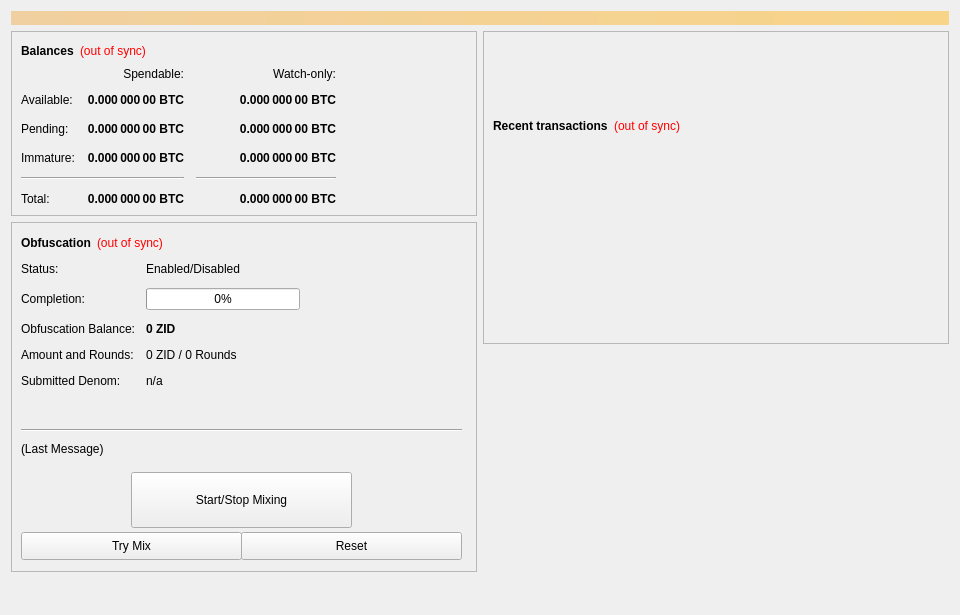
<?xml version="1.0" encoding="UTF-8"?>
<ui version="4.0">
 <class>OverviewPage</class>
 <widget class="QWidget" name="OverviewPage">
  <property name="geometry">
   <rect>
    <x>0</x>
    <y>0</y>
    <width>960</width>
    <height>615</height>
   </rect>
  </property>
  <property name="minimumSize">
   <size>
    <width>960</width>
    <height>0</height>
   </size>
  </property>
  <property name="windowTitle">
   <string>Form</string>
  </property>
  <layout class="QVBoxLayout" name="topLayout">
   <item>
    <widget class="QLabel" name="labelAlerts">
     <property name="visible">
      <bool>false</bool>
     </property>
     <property name="styleSheet">
      <string notr="true">background-color: qlineargradient(x1: 0, y1: 0, x2: 1, y2: 0, stop:0 #F0D0A0, stop:1 #F8D488); color:#000000;</string>
     </property>
     <property name="wordWrap">
      <bool>true</bool>
     </property>
     <property name="margin">
      <number>3</number>
     </property>
    </widget>
   </item>
   <item>
    <layout class="QHBoxLayout" name="horizontalLayout" stretch="1,1">
     <item>
      <layout class="QVBoxLayout" name="verticalLayout_2">
       <item>
        <widget class="QFrame" name="frame">
         <property name="frameShape">
          <enum>QFrame::StyledPanel</enum>
         </property>
         <property name="frameShadow">
          <enum>QFrame::Raised</enum>
         </property>
         <layout class="QVBoxLayout" name="verticalLayout_4">
          <item>
           <layout class="QHBoxLayout" name="horizontalLayout_4">
            <item>
             <widget class="QLabel" name="label_5">
              <property name="font">
               <font>
                <weight>75</weight>
                <bold>true</bold>
               </font>
              </property>
              <property name="text">
               <string>Balances</string>
              </property>
             </widget>
            </item>
            <item>
             <widget class="QLabel" name="labelWalletStatus">
              <property name="cursor">
               <cursorShape>WhatsThisCursor</cursorShape>
              </property>
              <property name="toolTip">
               <string>The displayed information may be out of date. Your wallet automatically synchronizes with the ZID network after a connection is established, but this process has not completed yet.</string>
              </property>
              <property name="styleSheet">
               <string notr="true">QLabel { color: red; }</string>
              </property>
              <property name="text">
               <string notr="true">(out of sync)</string>
              </property>
              <property name="alignment">
               <set>Qt::AlignLeading|Qt::AlignLeft|Qt::AlignVCenter</set>
              </property>
             </widget>
            </item>
            <item>
             <spacer name="horizontalSpacer_3">
              <property name="orientation">
               <enum>Qt::Horizontal</enum>
              </property>
              <property name="sizeHint" stdset="0">
               <size>
                <width>40</width>
                <height>20</height>
               </size>
              </property>
             </spacer>
            </item>
           </layout>
          </item>
          <item>
           <layout class="QGridLayout" name="gridLayout">
            <property name="spacing">
             <number>12</number>
            </property>
            <item row="2" column="2">
             <widget class="QLabel" name="labelWatchPending">
              <property name="font">
               <font>
                <weight>75</weight>
                <bold>true</bold>
               </font>
              </property>
              <property name="cursor">
               <cursorShape>IBeamCursor</cursorShape>
              </property>
              <property name="toolTip">
               <string>Unconfirmed transactions to watch-only addresses</string>
              </property>
              <property name="text">
               <string notr="true">0.000 000 00 BTC</string>
              </property>
              <property name="alignment">
               <set>Qt::AlignRight|Qt::AlignTrailing|Qt::AlignVCenter</set>
              </property>
              <property name="textInteractionFlags">
               <set>Qt::LinksAccessibleByMouse|Qt::TextSelectableByKeyboard|Qt::TextSelectableByMouse</set>
              </property>
             </widget>
            </item>
            <item row="2" column="1">
             <widget class="QLabel" name="labelUnconfirmed">
              <property name="font">
               <font>
                <weight>75</weight>
                <bold>true</bold>
               </font>
              </property>
              <property name="cursor">
               <cursorShape>IBeamCursor</cursorShape>
              </property>
              <property name="toolTip">
               <string>Total of transactions that have yet to be confirmed, and do not yet count toward the spendable balance</string>
              </property>
              <property name="text">
               <string notr="true">0.000 000 00 BTC</string>
              </property>
              <property name="alignment">
               <set>Qt::AlignRight|Qt::AlignTrailing|Qt::AlignVCenter</set>
              </property>
              <property name="textInteractionFlags">
               <set>Qt::LinksAccessibleByMouse|Qt::TextSelectableByKeyboard|Qt::TextSelectableByMouse</set>
              </property>
             </widget>
            </item>
            <item row="3" column="2">
             <widget class="QLabel" name="labelWatchImmature">
              <property name="font">
               <font>
                <weight>75</weight>
                <bold>true</bold>
               </font>
              </property>
              <property name="cursor">
               <cursorShape>IBeamCursor</cursorShape>
              </property>
              <property name="toolTip">
               <string>Staked or masternode rewards in watch-only addresses that has not yet matured</string>
              </property>
              <property name="text">
               <string notr="true">0.000 000 00 BTC</string>
              </property>
              <property name="alignment">
               <set>Qt::AlignRight|Qt::AlignTrailing|Qt::AlignVCenter</set>
              </property>
              <property name="textInteractionFlags">
               <set>Qt::LinksAccessibleByMouse|Qt::TextSelectableByKeyboard|Qt::TextSelectableByMouse</set>
              </property>
             </widget>
            </item>
            <item row="4" column="0" colspan="2">
             <widget class="Line" name="lineSpendableBalance">
              <property name="orientation">
               <enum>Qt::Horizontal</enum>
              </property>
             </widget>
            </item>
            <item row="4" column="2">
             <widget class="Line" name="lineWatchBalance">
              <property name="sizePolicy">
               <sizepolicy hsizetype="Preferred" vsizetype="Fixed">
                <horstretch>0</horstretch>
                <verstretch>0</verstretch>
               </sizepolicy>
              </property>
              <property name="minimumSize">
               <size>
                <width>140</width>
                <height>0</height>
               </size>
              </property>
              <property name="orientation">
               <enum>Qt::Horizontal</enum>
              </property>
             </widget>
            </item>
            <item row="5" column="0">
             <widget class="QLabel" name="labelTotalText">
              <property name="text">
               <string>Total:</string>
              </property>
             </widget>
            </item>
            <item row="3" column="1">
             <widget class="QLabel" name="labelImmature">
              <property name="font">
               <font>
                <weight>75</weight>
                <bold>true</bold>
               </font>
              </property>
              <property name="cursor">
               <cursorShape>IBeamCursor</cursorShape>
              </property>
              <property name="toolTip">
               <string>Staked or masternode rewards that has not yet matured</string>
              </property>
              <property name="text">
               <string notr="true">0.000 000 00 BTC</string>
              </property>
              <property name="alignment">
               <set>Qt::AlignRight|Qt::AlignTrailing|Qt::AlignVCenter</set>
              </property>
              <property name="textInteractionFlags">
               <set>Qt::LinksAccessibleByMouse|Qt::TextSelectableByKeyboard|Qt::TextSelectableByMouse</set>
              </property>
             </widget>
            </item>
            <item row="2" column="3">
             <spacer name="horizontalSpacer_2">
              <property name="orientation">
               <enum>Qt::Horizontal</enum>
              </property>
              <property name="sizeHint" stdset="0">
               <size>
                <width>40</width>
                <height>20</height>
               </size>
              </property>
             </spacer>
            </item>
            <item row="3" column="0">
             <widget class="QLabel" name="labelImmatureText">
              <property name="text">
               <string>Immature:</string>
              </property>
             </widget>
            </item>
            <item row="5" column="1">
             <widget class="QLabel" name="labelTotal">
              <property name="font">
               <font>
                <weight>75</weight>
                <bold>true</bold>
               </font>
              </property>
              <property name="cursor">
               <cursorShape>IBeamCursor</cursorShape>
              </property>
              <property name="toolTip">
               <string>Your current total balance</string>
              </property>
              <property name="text">
               <string notr="true">0.000 000 00 BTC</string>
              </property>
              <property name="alignment">
               <set>Qt::AlignRight|Qt::AlignTrailing|Qt::AlignVCenter</set>
              </property>
              <property name="textInteractionFlags">
               <set>Qt::LinksAccessibleByMouse|Qt::TextSelectableByKeyboard|Qt::TextSelectableByMouse</set>
              </property>
             </widget>
            </item>
            <item row="5" column="2">
             <widget class="QLabel" name="labelWatchTotal">
              <property name="font">
               <font>
                <weight>75</weight>
                <bold>true</bold>
               </font>
              </property>
              <property name="cursor">
               <cursorShape>IBeamCursor</cursorShape>
              </property>
              <property name="toolTip">
               <string>Current total balance in watch-only addresses</string>
              </property>
              <property name="text">
               <string notr="true">0.000 000 00 BTC</string>
              </property>
              <property name="alignment">
               <set>Qt::AlignRight|Qt::AlignTrailing|Qt::AlignVCenter</set>
              </property>
              <property name="textInteractionFlags">
               <set>Qt::LinksAccessibleByMouse|Qt::TextSelectableByKeyboard|Qt::TextSelectableByMouse</set>
              </property>
             </widget>
            </item>
            <item row="0" column="2">
             <widget class="QLabel" name="labelWatchonly">
              <property name="text">
               <string>Watch-only:</string>
              </property>
              <property name="alignment">
               <set>Qt::AlignRight|Qt::AlignTrailing|Qt::AlignVCenter</set>
              </property>
             </widget>
            </item>
            <item row="1" column="0">
             <widget class="QLabel" name="labelBalanceText">
              <property name="text">
               <string>Available:</string>
              </property>
             </widget>
            </item>
            <item row="1" column="1">
             <widget class="QLabel" name="labelBalance">
              <property name="font">
               <font>
                <weight>75</weight>
                <bold>true</bold>
               </font>
              </property>
              <property name="cursor">
               <cursorShape>IBeamCursor</cursorShape>
              </property>
              <property name="toolTip">
               <string>Your current spendable balance</string>
              </property>
              <property name="text">
               <string notr="true">0.000 000 00 BTC</string>
              </property>
              <property name="alignment">
               <set>Qt::AlignRight|Qt::AlignTrailing|Qt::AlignVCenter</set>
              </property>
              <property name="textInteractionFlags">
               <set>Qt::LinksAccessibleByMouse|Qt::TextSelectableByKeyboard|Qt::TextSelectableByMouse</set>
              </property>
             </widget>
            </item>
            <item row="1" column="2">
             <widget class="QLabel" name="labelWatchAvailable">
              <property name="font">
               <font>
                <weight>75</weight>
                <bold>true</bold>
               </font>
              </property>
              <property name="cursor">
               <cursorShape>IBeamCursor</cursorShape>
              </property>
              <property name="toolTip">
               <string>Your current balance in watch-only addresses</string>
              </property>
              <property name="text">
               <string notr="true">0.000 000 00 BTC</string>
              </property>
              <property name="alignment">
               <set>Qt::AlignRight|Qt::AlignTrailing|Qt::AlignVCenter</set>
              </property>
              <property name="textInteractionFlags">
               <set>Qt::LinksAccessibleByMouse|Qt::TextSelectableByKeyboard|Qt::TextSelectableByMouse</set>
              </property>
             </widget>
            </item>
            <item row="2" column="0">
             <widget class="QLabel" name="labelPendingText">
              <property name="text">
               <string>Pending:</string>
              </property>
             </widget>
            </item>
            <item row="0" column="1">
             <widget class="QLabel" name="labelSpendable">
              <property name="text">
               <string>Spendable:</string>
              </property>
              <property name="alignment">
               <set>Qt::AlignRight|Qt::AlignTrailing|Qt::AlignVCenter</set>
              </property>
             </widget>
            </item>
           </layout>
          </item>
         </layout>
        </widget>
       </item>
       <item>
        <widget class="QFrame" name="frameObfuscation">
         <property name="minimumSize">
          <size>
           <width>0</width>
           <height>350</height>
          </size>
         </property>
         <property name="layoutDirection">
          <enum>Qt::LeftToRight</enum>
         </property>
         <property name="frameShape">
          <enum>QFrame::StyledPanel</enum>
         </property>
         <property name="frameShadow">
          <enum>QFrame::Raised</enum>
         </property>
         <widget class="QWidget" name="formLayoutWidget">
          <property name="geometry">
           <rect>
            <x>10</x>
            <y>40</y>
            <width>451</width>
            <height>161</height>
           </rect>
          </property>
          <layout class="QFormLayout" name="formLayout">
           <property name="fieldGrowthPolicy">
            <enum>QFormLayout::AllNonFixedFieldsGrow</enum>
           </property>
           <property name="horizontalSpacing">
            <number>11</number>
           </property>
           <property name="verticalSpacing">
            <number>12</number>
           </property>
           <item row="0" column="0">
            <widget class="QLabel" name="label_6">
             <property name="text">
              <string>Status:</string>
             </property>
            </widget>
           </item>
           <item row="1" column="0">
            <widget class="QLabel" name="label_7">
             <property name="text">
              <string>Completion:</string>
             </property>
            </widget>
           </item>
           <item row="1" column="1">
            <widget class="QProgressBar" name="obfuscationProgress">
             <property name="maximumSize">
              <size>
               <width>154</width>
               <height>16777215</height>
              </size>
             </property>
             <property name="value">
              <number>0</number>
             </property>
            </widget>
           </item>
           <item row="2" column="0">
            <widget class="QLabel" name="labelAnonymizedText">
             <property name="text">
              <string>Obfuscation Balance:</string>
             </property>
            </widget>
           </item>
           <item row="2" column="1">
            <widget class="QLabel" name="labelAnonymized">
             <property name="font">
              <font>
               <weight>75</weight>
               <bold>true</bold>
              </font>
             </property>
             <property name="text">
              <string notr="true">0 ZID</string>
             </property>
            </widget>
           </item>
           <item row="3" column="0">
            <widget class="QLabel" name="label_8">
             <property name="text">
              <string>Amount and Rounds:</string>
             </property>
            </widget>
           </item>
           <item row="3" column="1">
            <widget class="QLabel" name="labelAmountRounds">
             <property name="text">
              <string>0 ZID / 0 Rounds</string>
             </property>
            </widget>
           </item>
           <item row="4" column="0">
            <widget class="QLabel" name="label_9">
             <property name="text">
              <string>Submitted Denom:</string>
             </property>
            </widget>
           </item>
           <item row="4" column="1">
            <widget class="QLabel" name="labelSubmittedDenom">
             <property name="toolTip">
              <string>The denominations you submitted to the Masternode.&lt;br&gt;To mix, other users must submit the exact same denominations.</string>
             </property>
             <property name="text">
              <string>n/a</string>
             </property>
            </widget>
           </item>
           <item row="0" column="1">
            <widget class="QLabel" name="obfuscationEnabled">
             <property name="text">
              <string>Enabled/Disabled</string>
             </property>
            </widget>
           </item>
          </layout>
         </widget>
         <widget class="QPushButton" name="runAutoDenom">
          <property name="geometry">
           <rect>
            <x>251</x>
            <y>17</y>
            <width>1</width>
            <height>1</height>
           </rect>
          </property>
          <property name="palette">
           <palette>
            <active>
             <colorrole role="WindowText">
              <brush brushstyle="SolidPattern">
               <color alpha="255">
                <red>0</red>
                <green>0</green>
                <blue>0</blue>
               </color>
              </brush>
             </colorrole>
             <colorrole role="Button">
              <brush brushstyle="SolidPattern">
               <color alpha="255">
                <red>239</red>
                <green>238</green>
                <blue>238</blue>
               </color>
              </brush>
             </colorrole>
             <colorrole role="Light">
              <brush brushstyle="SolidPattern">
               <color alpha="255">
                <red>255</red>
                <green>255</green>
                <blue>255</blue>
               </color>
              </brush>
             </colorrole>
             <colorrole role="Midlight">
              <brush brushstyle="SolidPattern">
               <color alpha="255">
                <red>247</red>
                <green>246</green>
                <blue>246</blue>
               </color>
              </brush>
             </colorrole>
             <colorrole role="Dark">
              <brush brushstyle="SolidPattern">
               <color alpha="255">
                <red>119</red>
                <green>119</green>
                <blue>119</blue>
               </color>
              </brush>
             </colorrole>
             <colorrole role="Mid">
              <brush brushstyle="SolidPattern">
               <color alpha="255">
                <red>159</red>
                <green>159</green>
                <blue>159</blue>
               </color>
              </brush>
             </colorrole>
             <colorrole role="Text">
              <brush brushstyle="SolidPattern">
               <color alpha="255">
                <red>0</red>
                <green>0</green>
                <blue>0</blue>
               </color>
              </brush>
             </colorrole>
             <colorrole role="BrightText">
              <brush brushstyle="SolidPattern">
               <color alpha="255">
                <red>255</red>
                <green>255</green>
                <blue>255</blue>
               </color>
              </brush>
             </colorrole>
             <colorrole role="ButtonText">
              <brush brushstyle="SolidPattern">
               <color alpha="255">
                <red>0</red>
                <green>0</green>
                <blue>0</blue>
               </color>
              </brush>
             </colorrole>
             <colorrole role="Base">
              <brush brushstyle="SolidPattern">
               <color alpha="255">
                <red>255</red>
                <green>255</green>
                <blue>255</blue>
               </color>
              </brush>
             </colorrole>
             <colorrole role="Window">
              <brush brushstyle="SolidPattern">
               <color alpha="255">
                <red>239</red>
                <green>238</green>
                <blue>238</blue>
               </color>
              </brush>
             </colorrole>
             <colorrole role="Shadow">
              <brush brushstyle="SolidPattern">
               <color alpha="255">
                <red>0</red>
                <green>0</green>
                <blue>0</blue>
               </color>
              </brush>
             </colorrole>
             <colorrole role="AlternateBase">
              <brush brushstyle="SolidPattern">
               <color alpha="255">
                <red>247</red>
                <green>246</green>
                <blue>246</blue>
               </color>
              </brush>
             </colorrole>
             <colorrole role="ToolTipBase">
              <brush brushstyle="SolidPattern">
               <color alpha="255">
                <red>255</red>
                <green>255</green>
                <blue>220</blue>
               </color>
              </brush>
             </colorrole>
             <colorrole role="ToolTipText">
              <brush brushstyle="SolidPattern">
               <color alpha="255">
                <red>0</red>
                <green>0</green>
                <blue>0</blue>
               </color>
              </brush>
             </colorrole>
            </active>
            <inactive>
             <colorrole role="WindowText">
              <brush brushstyle="SolidPattern">
               <color alpha="255">
                <red>0</red>
                <green>0</green>
                <blue>0</blue>
               </color>
              </brush>
             </colorrole>
             <colorrole role="Button">
              <brush brushstyle="SolidPattern">
               <color alpha="255">
                <red>239</red>
                <green>238</green>
                <blue>238</blue>
               </color>
              </brush>
             </colorrole>
             <colorrole role="Light">
              <brush brushstyle="SolidPattern">
               <color alpha="255">
                <red>255</red>
                <green>255</green>
                <blue>255</blue>
               </color>
              </brush>
             </colorrole>
             <colorrole role="Midlight">
              <brush brushstyle="SolidPattern">
               <color alpha="255">
                <red>247</red>
                <green>246</green>
                <blue>246</blue>
               </color>
              </brush>
             </colorrole>
             <colorrole role="Dark">
              <brush brushstyle="SolidPattern">
               <color alpha="255">
                <red>119</red>
                <green>119</green>
                <blue>119</blue>
               </color>
              </brush>
             </colorrole>
             <colorrole role="Mid">
              <brush brushstyle="SolidPattern">
               <color alpha="255">
                <red>159</red>
                <green>159</green>
                <blue>159</blue>
               </color>
              </brush>
             </colorrole>
             <colorrole role="Text">
              <brush brushstyle="SolidPattern">
               <color alpha="255">
                <red>0</red>
                <green>0</green>
                <blue>0</blue>
               </color>
              </brush>
             </colorrole>
             <colorrole role="BrightText">
              <brush brushstyle="SolidPattern">
               <color alpha="255">
                <red>255</red>
                <green>255</green>
                <blue>255</blue>
               </color>
              </brush>
             </colorrole>
             <colorrole role="ButtonText">
              <brush brushstyle="SolidPattern">
               <color alpha="255">
                <red>0</red>
                <green>0</green>
                <blue>0</blue>
               </color>
              </brush>
             </colorrole>
             <colorrole role="Base">
              <brush brushstyle="SolidPattern">
               <color alpha="255">
                <red>255</red>
                <green>255</green>
                <blue>255</blue>
               </color>
              </brush>
             </colorrole>
             <colorrole role="Window">
              <brush brushstyle="SolidPattern">
               <color alpha="255">
                <red>239</red>
                <green>238</green>
                <blue>238</blue>
               </color>
              </brush>
             </colorrole>
             <colorrole role="Shadow">
              <brush brushstyle="SolidPattern">
               <color alpha="255">
                <red>0</red>
                <green>0</green>
                <blue>0</blue>
               </color>
              </brush>
             </colorrole>
             <colorrole role="AlternateBase">
              <brush brushstyle="SolidPattern">
               <color alpha="255">
                <red>247</red>
                <green>246</green>
                <blue>246</blue>
               </color>
              </brush>
             </colorrole>
             <colorrole role="ToolTipBase">
              <brush brushstyle="SolidPattern">
               <color alpha="255">
                <red>255</red>
                <green>255</green>
                <blue>220</blue>
               </color>
              </brush>
             </colorrole>
             <colorrole role="ToolTipText">
              <brush brushstyle="SolidPattern">
               <color alpha="255">
                <red>0</red>
                <green>0</green>
                <blue>0</blue>
               </color>
              </brush>
             </colorrole>
            </inactive>
            <disabled>
             <colorrole role="WindowText">
              <brush brushstyle="SolidPattern">
               <color alpha="255">
                <red>119</red>
                <green>119</green>
                <blue>119</blue>
               </color>
              </brush>
             </colorrole>
             <colorrole role="Button">
              <brush brushstyle="SolidPattern">
               <color alpha="255">
                <red>239</red>
                <green>238</green>
                <blue>238</blue>
               </color>
              </brush>
             </colorrole>
             <colorrole role="Light">
              <brush brushstyle="SolidPattern">
               <color alpha="255">
                <red>255</red>
                <green>255</green>
                <blue>255</blue>
               </color>
              </brush>
             </colorrole>
             <colorrole role="Midlight">
              <brush brushstyle="SolidPattern">
               <color alpha="255">
                <red>247</red>
                <green>246</green>
                <blue>246</blue>
               </color>
              </brush>
             </colorrole>
             <colorrole role="Dark">
              <brush brushstyle="SolidPattern">
               <color alpha="255">
                <red>119</red>
                <green>119</green>
                <blue>119</blue>
               </color>
              </brush>
             </colorrole>
             <colorrole role="Mid">
              <brush brushstyle="SolidPattern">
               <color alpha="255">
                <red>159</red>
                <green>159</green>
                <blue>159</blue>
               </color>
              </brush>
             </colorrole>
             <colorrole role="Text">
              <brush brushstyle="SolidPattern">
               <color alpha="255">
                <red>119</red>
                <green>119</green>
                <blue>119</blue>
               </color>
              </brush>
             </colorrole>
             <colorrole role="BrightText">
              <brush brushstyle="SolidPattern">
               <color alpha="255">
                <red>255</red>
                <green>255</green>
                <blue>255</blue>
               </color>
              </brush>
             </colorrole>
             <colorrole role="ButtonText">
              <brush brushstyle="SolidPattern">
               <color alpha="255">
                <red>119</red>
                <green>119</green>
                <blue>119</blue>
               </color>
              </brush>
             </colorrole>
             <colorrole role="Base">
              <brush brushstyle="SolidPattern">
               <color alpha="255">
                <red>239</red>
                <green>238</green>
                <blue>238</blue>
               </color>
              </brush>
             </colorrole>
             <colorrole role="Window">
              <brush brushstyle="SolidPattern">
               <color alpha="255">
                <red>239</red>
                <green>238</green>
                <blue>238</blue>
               </color>
              </brush>
             </colorrole>
             <colorrole role="Shadow">
              <brush brushstyle="SolidPattern">
               <color alpha="255">
                <red>0</red>
                <green>0</green>
                <blue>0</blue>
               </color>
              </brush>
             </colorrole>
             <colorrole role="AlternateBase">
              <brush brushstyle="SolidPattern">
               <color alpha="255">
                <red>239</red>
                <green>238</green>
                <blue>238</blue>
               </color>
              </brush>
             </colorrole>
             <colorrole role="ToolTipBase">
              <brush brushstyle="SolidPattern">
               <color alpha="255">
                <red>255</red>
                <green>255</green>
                <blue>220</blue>
               </color>
              </brush>
             </colorrole>
             <colorrole role="ToolTipText">
              <brush brushstyle="SolidPattern">
               <color alpha="255">
                <red>0</red>
                <green>0</green>
                <blue>0</blue>
               </color>
              </brush>
             </colorrole>
            </disabled>
           </palette>
          </property>
          <property name="focusPolicy">
           <enum>Qt::NoFocus</enum>
          </property>
          <property name="autoFillBackground">
           <bool>true</bool>
          </property>
          <property name="text">
           <string/>
          </property>
          <property name="flat">
           <bool>true</bool>
          </property>
         </widget>
         <widget class="QPushButton" name="toggleObfuscation">
          <property name="geometry">
           <rect>
            <x>120</x>
            <y>250</y>
            <width>221</width>
            <height>56</height>
           </rect>
          </property>
          <property name="sizePolicy">
           <sizepolicy hsizetype="MinimumExpanding" vsizetype="Fixed">
            <horstretch>0</horstretch>
            <verstretch>0</verstretch>
           </sizepolicy>
          </property>
          <property name="text">
           <string>Start/Stop Mixing</string>
          </property>
         </widget>
         <widget class="Line" name="lineLastMessage">
          <property name="geometry">
           <rect>
            <x>10</x>
            <y>200</y>
            <width>441</width>
            <height>16</height>
           </rect>
          </property>
          <property name="orientation">
           <enum>Qt::Horizontal</enum>
          </property>
         </widget>
         <widget class="QLabel" name="obfuscationStatus">
          <property name="geometry">
           <rect>
            <x>10</x>
            <y>220</y>
            <width>451</width>
            <height>61</height>
           </rect>
          </property>
          <property name="minimumSize">
           <size>
            <width>288</width>
            <height>43</height>
           </size>
          </property>
          <property name="text">
           <string>(Last Message)</string>
          </property>
          <property name="alignment">
           <set>Qt::AlignLeading|Qt::AlignLeft|Qt::AlignTop</set>
          </property>
          <property name="wordWrap">
           <bool>true</bool>
          </property>
         </widget>
         <widget class="QPushButton" name="obfuscationAuto">
          <property name="geometry">
           <rect>
            <x>10</x>
            <y>310</y>
            <width>221</width>
            <height>28</height>
           </rect>
          </property>
          <property name="sizePolicy">
           <sizepolicy hsizetype="MinimumExpanding" vsizetype="Fixed">
            <horstretch>0</horstretch>
            <verstretch>0</verstretch>
           </sizepolicy>
          </property>
          <property name="toolTip">
           <string>Try to manually submit a Obfuscation request.</string>
          </property>
          <property name="text">
           <string>Try Mix</string>
          </property>
         </widget>
         <widget class="QPushButton" name="obfuscationReset">
          <property name="geometry">
           <rect>
            <x>230</x>
            <y>310</y>
            <width>221</width>
            <height>28</height>
           </rect>
          </property>
          <property name="sizePolicy">
           <sizepolicy hsizetype="MinimumExpanding" vsizetype="Fixed">
            <horstretch>0</horstretch>
            <verstretch>0</verstretch>
           </sizepolicy>
          </property>
          <property name="toolTip">
           <string>Reset the current status of Obfuscation (can interrupt Obfuscation if it's in the process of Mixing, which can cost you money!)</string>
          </property>
          <property name="autoFillBackground">
           <bool>false</bool>
          </property>
          <property name="text">
           <string>Reset</string>
          </property>
         </widget>
         <widget class="QWidget" name="layoutWidget">
          <property name="geometry">
           <rect>
            <x>10</x>
            <y>10</y>
            <width>431</width>
            <height>22</height>
           </rect>
          </property>
          <layout class="QHBoxLayout" name="horizontalLayout_5">
           <item>
            <widget class="QLabel" name="label_2">
             <property name="font">
              <font>
               <weight>75</weight>
               <bold>true</bold>
              </font>
             </property>
             <property name="text">
              <string>Obfuscation</string>
             </property>
            </widget>
           </item>
           <item>
            <widget class="QLabel" name="labelObfuscationSyncStatus">
             <property name="toolTip">
              <string>The displayed information may be out of date. Your wallet automatically synchronizes with the ZID network after a connection is established, but this process has not completed yet.</string>
             </property>
             <property name="styleSheet">
              <string notr="true">QLabel { color: red; }</string>
             </property>
             <property name="text">
              <string notr="true">(out of sync)</string>
             </property>
             <property name="alignment">
              <set>Qt::AlignLeading|Qt::AlignLeft|Qt::AlignVCenter</set>
             </property>
            </widget>
           </item>
           <item>
            <spacer name="horizontalSpacer_4">
             <property name="orientation">
              <enum>Qt::Horizontal</enum>
             </property>
             <property name="sizeHint" stdset="0">
              <size>
               <width>40</width>
               <height>20</height>
              </size>
             </property>
            </spacer>
           </item>
          </layout>
         </widget>
        </widget>
       </item>
       <item>
        <spacer name="verticalSpacer">
         <property name="orientation">
          <enum>Qt::Vertical</enum>
         </property>
         <property name="sizeHint" stdset="0">
          <size>
           <width>20</width>
           <height>40</height>
          </size>
         </property>
        </spacer>
       </item>
      </layout>
     </item>
     <item>
      <layout class="QVBoxLayout" name="verticalLayout_3">
       <item>
        <widget class="QFrame" name="frame_2">
         <property name="frameShape">
          <enum>QFrame::StyledPanel</enum>
         </property>
         <property name="frameShadow">
          <enum>QFrame::Raised</enum>
         </property>
         <layout class="QVBoxLayout" name="verticalLayout">
          <item>
           <spacer name="verticalSpacer_3">
            <property name="orientation">
             <enum>Qt::Vertical</enum>
            </property>
            <property name="sizeType">
             <enum>QSizePolicy::Fixed</enum>
            </property>
            <property name="sizeHint" stdset="0">
             <size>
              <width>20</width>
              <height>75</height>
             </size>
            </property>
           </spacer>
          </item>
          <item>
           <layout class="QHBoxLayout" name="horizontalLayout_2">
            <item>
             <widget class="QLabel" name="label_4">
              <property name="font">
               <font>
                <weight>75</weight>
                <bold>true</bold>
               </font>
              </property>
              <property name="text">
               <string>Recent transactions</string>
              </property>
             </widget>
            </item>
            <item>
             <widget class="QLabel" name="labelTransactionsStatus">
              <property name="cursor">
               <cursorShape>WhatsThisCursor</cursorShape>
              </property>
              <property name="toolTip">
               <string>The displayed information may be out of date. Your wallet automatically synchronizes with the ZID network after a connection is established, but this process has not completed yet.</string>
              </property>
              <property name="styleSheet">
               <string notr="true">QLabel { color: red; }</string>
              </property>
              <property name="text">
               <string notr="true">(out of sync)</string>
              </property>
              <property name="alignment">
               <set>Qt::AlignRight|Qt::AlignTrailing|Qt::AlignVCenter</set>
              </property>
             </widget>
            </item>
            <item>
             <spacer name="horizontalSpacer">
              <property name="orientation">
               <enum>Qt::Horizontal</enum>
              </property>
              <property name="sizeHint" stdset="0">
               <size>
                <width>40</width>
                <height>20</height>
               </size>
              </property>
             </spacer>
            </item>
           </layout>
          </item>
          <item>
           <widget class="QListView" name="listTransactions">
            <property name="styleSheet">
             <string notr="true">QListView { background: transparent; }</string>
            </property>
            <property name="frameShape">
             <enum>QFrame::NoFrame</enum>
            </property>
            <property name="verticalScrollBarPolicy">
             <enum>Qt::ScrollBarAlwaysOff</enum>
            </property>
            <property name="horizontalScrollBarPolicy">
             <enum>Qt::ScrollBarAlwaysOff</enum>
            </property>
            <property name="selectionMode">
             <enum>QAbstractItemView::NoSelection</enum>
            </property>
           </widget>
          </item>
         </layout>
        </widget>
       </item>
       <item>
        <spacer name="verticalSpacer_2">
         <property name="orientation">
          <enum>Qt::Vertical</enum>
         </property>
         <property name="sizeType">
          <enum>QSizePolicy::Expanding</enum>
         </property>
         <property name="sizeHint" stdset="0">
          <size>
           <width>20</width>
           <height>40</height>
          </size>
         </property>
        </spacer>
       </item>
      </layout>
     </item>
    </layout>
   </item>
  </layout>
 </widget>
 <resources/>
 <connections/>
</ui>
